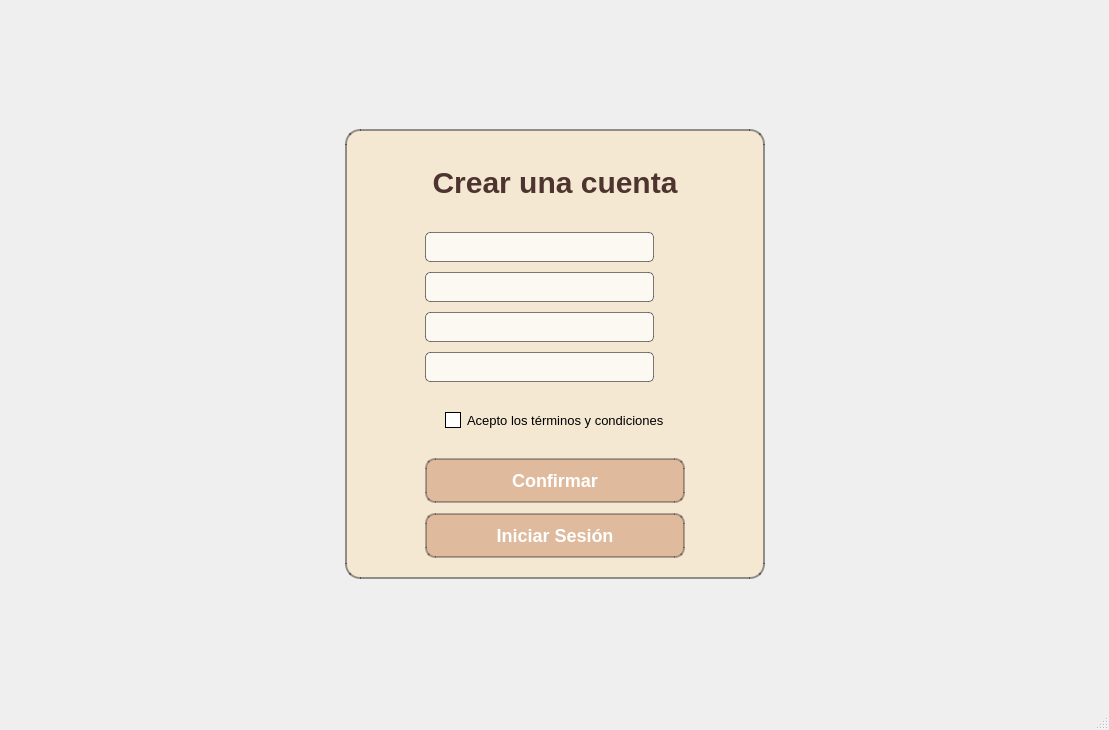
<?xml version="1.0" encoding="UTF-8"?>
<ui version="4.0">
 <class>MainWindow</class>
 <widget class="QMainWindow" name="MainWindow">
  <property name="geometry">
   <rect>
    <x>0</x>
    <y>0</y>
    <width>1109</width>
    <height>730</height>
   </rect>
  </property>
  <property name="windowTitle">
   <string>MainWindow</string>
  </property>
  <widget class="QWidget" name="centralwidget">
   <property name="styleSheet">
    <string notr="true">QWidget#centralwidget{
	border-image: url(:/cct/background.jpg);
}</string>
   </property>
   <layout class="QGridLayout" name="gridLayout">
    <item row="0" column="1">
     <spacer name="vs_2">
      <property name="orientation">
       <enum>Qt::Orientation::Vertical</enum>
      </property>
      <property name="sizeHint" stdset="0">
       <size>
        <width>20</width>
        <height>40</height>
       </size>
      </property>
     </spacer>
    </item>
    <item row="1" column="2">
     <spacer name="hs_2">
      <property name="orientation">
       <enum>Qt::Orientation::Horizontal</enum>
      </property>
      <property name="sizeHint" stdset="0">
       <size>
        <width>40</width>
        <height>20</height>
       </size>
      </property>
     </spacer>
    </item>
    <item row="1" column="0">
     <spacer name="hs_1">
      <property name="orientation">
       <enum>Qt::Orientation::Horizontal</enum>
      </property>
      <property name="sizeHint" stdset="0">
       <size>
        <width>40</width>
        <height>20</height>
       </size>
      </property>
     </spacer>
    </item>
    <item row="2" column="1">
     <spacer name="vs_1">
      <property name="orientation">
       <enum>Qt::Orientation::Vertical</enum>
      </property>
      <property name="sizeHint" stdset="0">
       <size>
        <width>20</width>
        <height>40</height>
       </size>
      </property>
     </spacer>
    </item>
    <item row="1" column="1">
     <widget class="QWidget" name="widget" native="true">
      <property name="minimumSize">
       <size>
        <width>420</width>
        <height>450</height>
       </size>
      </property>
      <property name="maximumSize">
       <size>
        <width>16777215</width>
        <height>16777215</height>
       </size>
      </property>
      <property name="styleSheet">
       <string notr="true">QWidget#widget {
    background-color: rgba(245, 232, 208, 0.9);
    border-radius: 15px;
    border: 2px solid rgba(0, 0, 0, 0.4);
}

QLineEdit {
    padding: 5px;
    font-family: &quot;Arial&quot;;
    font-size: 14px;
    color: #4A3D2D;
	border: 1px solid rgba(0, 0, 0, 0.5);
	border-radius: 5px;
	background-color: rgba(255, 255, 255, 0.7);
}

QLineEdit:focus {
    border: 1px solid #C69C8D;
    background-color: rgba(255, 255, 255, 1);
}

QPushButton {
    background-color: rgba(220, 180, 150, 0.9);
    border: 2px solid rgba(0, 0, 0, 0.3);
    border-radius: 10px;
    padding: 10px;
    color: #ffffff;
    font-family: &quot;Arial&quot;;
    font-size: 18px;
}

QPushButton:hover {
    background-color: rgba(200, 160, 130, 1);
}

QPushButton:pressed {
    background-color: rgba(180, 140, 100, 1);
}

QLabel {
	font-size: 13px;
}

QCheckBox {
    font-size: 13px;
}
QCheckBox::indicator {
    width: 14px;
    height: 14px;
}
QCheckBox::indicator:checked {
    background-color: #6D4C41;
}</string>
      </property>
      <layout class="QGridLayout" name="gridLayout_3">
       <item row="0" column="0">
        <spacer name="hs_3">
         <property name="orientation">
          <enum>Qt::Orientation::Horizontal</enum>
         </property>
         <property name="sizeHint" stdset="0">
          <size>
           <width>40</width>
           <height>20</height>
          </size>
         </property>
        </spacer>
       </item>
       <item row="3" column="3">
        <widget class="QLabel" name="password_label">
         <property name="maximumSize">
          <size>
           <width>25</width>
           <height>25</height>
          </size>
         </property>
         <property name="styleSheet">
          <string notr="true">border-image: url(:/cct/candado.png);</string>
         </property>
         <property name="text">
          <string/>
         </property>
        </widget>
       </item>
       <item row="5" column="1" colspan="3">
        <widget class="QCheckBox" name="terms_checkbox">
         <property name="font">
          <font>
           <family>Arial</family>
           <pointsize>-1</pointsize>
           <underline>false</underline>
          </font>
         </property>
         <property name="layoutDirection">
          <enum>Qt::LayoutDirection::LeftToRight</enum>
         </property>
         <property name="autoFillBackground">
          <bool>false</bool>
         </property>
         <property name="styleSheet">
          <string notr="true">QCheckBox {
	color: rgb(0, 0, 0);
	height: 15px;
	padding: 20px;
}

QCheckBox::indicator {
	background-color: white;
	border: 1px solid black;
    width: 14px;
    height: 14px;
}
QCheckBox::indicator:checked {
    background-color: #6D4C41;
	border: 1px solid black;
}</string>
         </property>
         <property name="text">
          <string>Acepto los términos y condiciones</string>
         </property>
        </widget>
       </item>
       <item row="1" column="3">
        <widget class="QLabel" name="user_icon">
         <property name="maximumSize">
          <size>
           <width>25</width>
           <height>25</height>
          </size>
         </property>
         <property name="styleSheet">
          <string notr="true">border-image: url(:/cct/usuario.png);
</string>
         </property>
         <property name="text">
          <string/>
         </property>
        </widget>
       </item>
       <item row="6" column="1" colspan="3">
        <widget class="QPushButton" name="register_button">
         <property name="font">
          <font>
           <family>Arial</family>
           <pointsize>-1</pointsize>
           <bold>true</bold>
          </font>
         </property>
         <property name="styleSheet">
          <string notr="true"/>
         </property>
         <property name="text">
          <string>Confirmar</string>
         </property>
        </widget>
       </item>
       <item row="1" column="1" colspan="2">
        <widget class="QLineEdit" name="user_editline">
         <property name="maximumSize">
          <size>
           <width>16777215</width>
           <height>16777215</height>
          </size>
         </property>
         <property name="styleSheet">
          <string notr="true"/>
         </property>
         <property name="alignment">
          <set>Qt::AlignmentFlag::AlignLeading|Qt::AlignmentFlag::AlignLeft|Qt::AlignmentFlag::AlignVCenter</set>
         </property>
        </widget>
       </item>
       <item row="0" column="1" colspan="3">
        <widget class="QLabel" name="tittle_label">
         <property name="minimumSize">
          <size>
           <width>0</width>
           <height>0</height>
          </size>
         </property>
         <property name="maximumSize">
          <size>
           <width>16777215</width>
           <height>80</height>
          </size>
         </property>
         <property name="font">
          <font>
           <family>Tahoma</family>
           <pointsize>-1</pointsize>
           <bold>true</bold>
          </font>
         </property>
         <property name="styleSheet">
          <string notr="true">font-size: 30px;
font-weight: bold;
color: #4E342E;
text-align: center;
</string>
         </property>
         <property name="text">
          <string>Crear una cuenta</string>
         </property>
         <property name="alignment">
          <set>Qt::AlignmentFlag::AlignCenter</set>
         </property>
        </widget>
       </item>
       <item row="3" column="1" colspan="2">
        <widget class="QLineEdit" name="password_editline">
         <property name="echoMode">
          <enum>QLineEdit::EchoMode::Password</enum>
         </property>
        </widget>
       </item>
       <item row="2" column="3">
        <widget class="QLabel" name="email_icon">
         <property name="styleSheet">
          <string notr="true">border-image: url(:/cct/carta.png);</string>
         </property>
         <property name="text">
          <string/>
         </property>
        </widget>
       </item>
       <item row="2" column="1" colspan="2">
        <widget class="QLineEdit" name="email_editline">
         <property name="maximumSize">
          <size>
           <width>16777215</width>
           <height>16777215</height>
          </size>
         </property>
         <property name="alignment">
          <set>Qt::AlignmentFlag::AlignLeading|Qt::AlignmentFlag::AlignLeft|Qt::AlignmentFlag::AlignVCenter</set>
         </property>
        </widget>
       </item>
       <item row="2" column="4">
        <spacer name="hs_4">
         <property name="orientation">
          <enum>Qt::Orientation::Horizontal</enum>
         </property>
         <property name="sizeHint" stdset="0">
          <size>
           <width>40</width>
           <height>20</height>
          </size>
         </property>
        </spacer>
       </item>
       <item row="4" column="1" colspan="2">
        <widget class="QLineEdit" name="password_confirm_editline">
         <property name="echoMode">
          <enum>QLineEdit::EchoMode::Password</enum>
         </property>
        </widget>
       </item>
       <item row="4" column="3">
        <widget class="QLabel" name="password_confirm_label">
         <property name="maximumSize">
          <size>
           <width>25</width>
           <height>25</height>
          </size>
         </property>
         <property name="styleSheet">
          <string notr="true">border-image: url(:/cct/candado.png);</string>
         </property>
         <property name="text">
          <string/>
         </property>
        </widget>
       </item>
       <item row="7" column="1" colspan="3">
        <widget class="QPushButton" name="login_button">
         <property name="font">
          <font>
           <family>Arial</family>
           <pointsize>-1</pointsize>
           <bold>true</bold>
          </font>
         </property>
         <property name="text">
          <string>Iniciar Sesión</string>
         </property>
        </widget>
       </item>
      </layout>
     </widget>
    </item>
   </layout>
  </widget>
  <widget class="QMenuBar" name="menubar">
   <property name="geometry">
    <rect>
     <x>0</x>
     <y>0</y>
     <width>1109</width>
     <height>22</height>
    </rect>
   </property>
  </widget>
  <widget class="QStatusBar" name="statusbar"/>
 </widget>
 <resources>
  <include location="../../img/background.qrc"/>
  <include location="../../img/candadoW.qrc"/>
  <include location="../../img/correoW.qrc"/>
  <include location="../../img/usuarioW.qrc"/>
 </resources>
 <connections/>
</ui>
